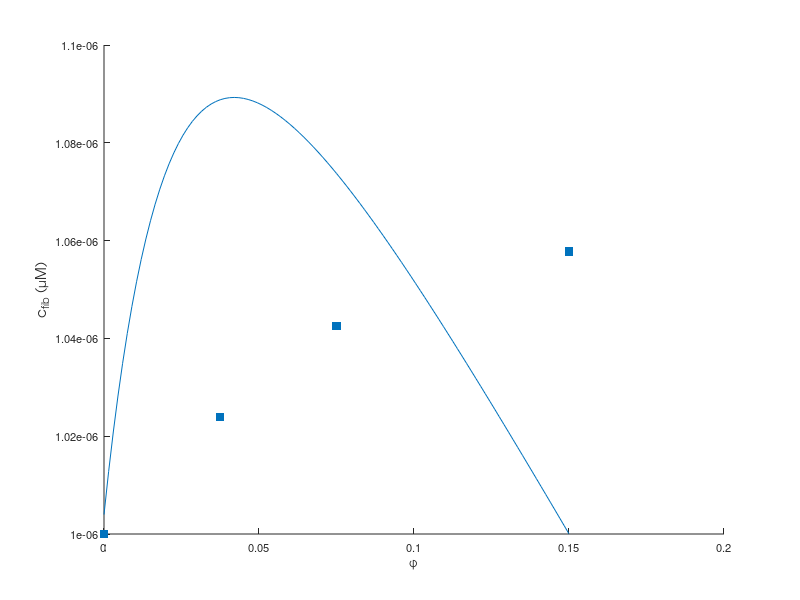
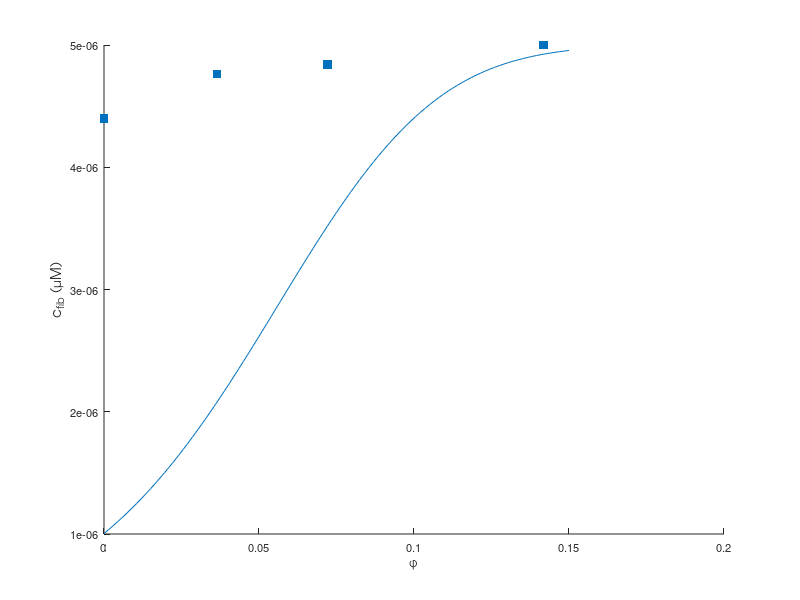
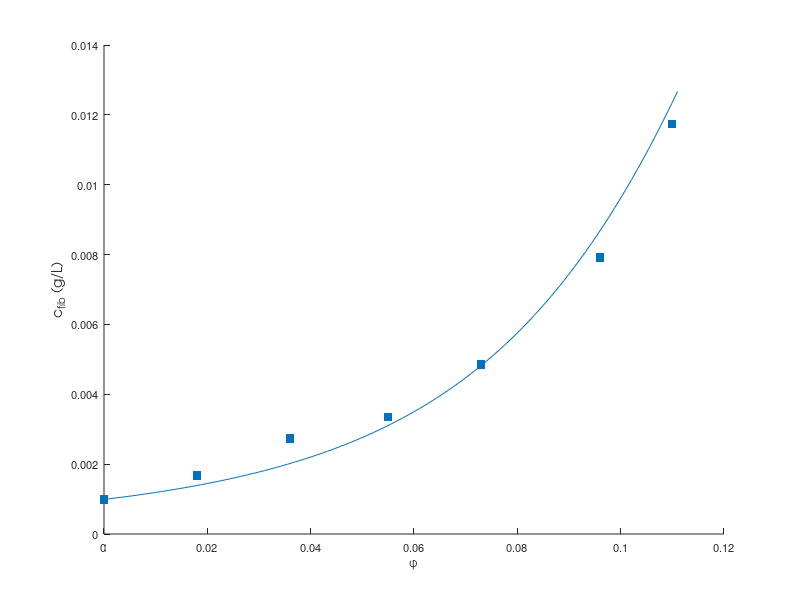

These charts were generated, in order, by the following MATLAB code:
% full theory script
close all
clear all
r=2.5; %protein raidus
%rc=1.35; %crowder radius
rsc=5; %spherocylinder radius
phimax=0.15; %highest volume fraction
l=101;
phi=linspace(0,phimax,l);
dextran=figure;

c0=5*10^-6; %initial concentration

N=100; % max tracked polymer size

c=zeros(l,N);
cfib=zeros(1,l);

a=2.4*10^-2 * 2.15*10^6; %a=2.15*10^6
b=1; %ass and diss rates

alpha=zeros(1,l);
lnalpha=alpha;
lng=alpha;
gamma=alpha;
z=alpha;
gamma(1)=1; alpha(1)=1;

c(1,1) = 2*c0/(1+2*(a/b)*c0 + (1+4*(a/b)*c0)^0.5); % no crowder monomer mass
c(1,2) = (a/b)*c(1,1)^2;
cfib(1)=c0-c(1,1)-c(1,2);


% fit for winter dextran data. FITS VERIFIED BY LEAST SQUARE
for i=2:l
    rc=23.7*phi(i)+1.72;
    R=r/rc;
    Rsc=rsc/rc;
    z(i)=phi(i)/(1-phi(i));
    lng(i)=log(1-phi(i))+(R^3+3*R^2+R)*z(i)+(3*R^3+4.5*R^2)*z(i)^2+3*R^3*z(i)^3;
    lnalpha(i)=(2/3)*(r/rsc)^3*(1.5*(Rsc^2+2*Rsc+1)*z(i)+4.5*(Rsc^2+Rsc)*z(i)^2+4.5*Rsc^2*z(i)^3);
    gamma(i)=exp(lng(i));
    alpha(i)=exp(lnalpha(i));
    lambda=gamma(i)*a/(alpha(i)*b);
    c(i,1)=2*c0/(1+2*lambda*c0 + (1+4*lambda*c0)^0.5);
    c(i,2)=lambda*c(i,1)^2;
    cfib(i)=c0-c(i,1)-c(i,2);
end

data_phi_1=[0;.0375;.075;.15];
data_F_1=[30;36.3;41.2;45.2];

%scale
k=.038*10^-7;
s=30-(1*10^-6)/k;
figure(dextran)
data_F_1=k*(data_F_1-s);
data=scatter(data_phi_1,data_F_1,'s','filled');
hold on
plot(phi,cfib);
tit=title('');
xlab=xlabel('\phi');
ylab=ylabel('c_{fib}');
ylab=ylabel('c_{fib} (\muM)');

set( gca                       , ...
    'FontName'   , 'Helvetica' );
set([tit, xlab, ylab], ...
    'FontName'   , 'AvantGarde');
set([gca]             , ...
    'FontSize'   , 8           );
set([xlab, ylab]  , ...
    'FontSize'   , 10          );
set( tit                    , ...
    'FontSize'   , 12          , ...
    'FontWeight' , 'bold'      );
cfib(2)

%% fit for winter TMAO data
tmao=figure;
r=2.5; %protein raidus
rc=1.06; %crowder radius
rsc=5; %spherocylinder radius

alpha=zeros(1,l);
lnalpha=alpha;
lng=alpha;
gamma=alpha;
z=alpha;
gamma(1)=1; alpha(1)=1;

c(1,1) = 2*c0/(1+2*(a/b)*c0 + (1+4*(a/b)*c0)^0.5); % no crowder monomer mass
c(1,2) = (a/b)*c(1,1)^2;
cfib(1)=c0-c(1,1)-c(1,2);
R=r/rc;
Rsc=rsc/rc;

for i=2:l
    z(i)=phi(i)/(1-phi(i));
    lng(i)=log(1-phi(i))+(R^3+3*R^2+R)*z(i)+(3*R^3+4.5*R^2)*z(i)^2+3*R^3*z(i)^3;
    lnalpha(i)=(2/3)*(r/rsc)^3*(1.5*(Rsc^2+2*Rsc+1)*z(i)+4.5*(Rsc^2+Rsc)*z(i)^2+4.5*Rsc^2*z(i)^3);
    gamma(i)=exp(lng(i));
    alpha(i)=exp(lnalpha(i));
    lambda=gamma(i)*a/(alpha(i)*b);
    c(i,1)=2*c0/(1+2*lambda*c0 + (1+4*lambda*c0)^0.5);
    c(i,2)=lambda*c(i,1)^2;
    cfib(i)=c0-c(i,1)-c(i,2);
end

data_Tphi=[0;0.5*72.7;1*72.1;2*70.9]./1000; % molarity * specific molar volume (rosgen)
data_TF=[29.3;56.7;62.7;74.6];


%scale
k=.132*10^-7;
s=data_TF(1)-(4.4*10^-6)/k;
data_TF=k*(data_TF-s);

figure(tmao)
data=scatter(data_Tphi,data_TF,'s','filled');
hold on
plot(phi,cfib);
tit=title('');
xlab=xlabel('\phi');
ylab=ylabel('c_{fib}');
ylab=ylabel('c_{fib} (\muM)');

set( gca                       , ...
    'FontName'   , 'Helvetica' );
set([tit, xlab, ylab], ...
    'FontName'   , 'AvantGarde');
set([gca]             , ...
    'FontSize'   , 8           );
set([xlab, ylab]  , ...
    'FontSize'   , 10          );
set( tit                    , ...
    'FontSize'   , 12          , ...
    'FontWeight' , 'bold'      );


%% fit for hatters & minton turbidity data ApoC-II
minton=figure;
c0=4.5*10^-2; %from paper
r=2.1; %protein raidus
rc=.95; %crowder radius
rsc=2.4; %spherocylinder radius
phi=linspace(0,0.111,l);

alpha=zeros(1,l);
lnalpha=alpha;
lng=alpha;
gamma=alpha;
z=alpha;
gamma(1)=1; alpha(1)=1;
a=0.5;
b=1; %process limited by nucleation

c(1,1) = 2*c0/(1+2*(a/b)*c0 + (1+4*(a/b)*c0)^0.5); % no crowder monomer mass
c(1,2) = (a/b)*c(1,1)^2;
cfib(1)=c0-c(1,1)-c(1,2);
R=r/rc;
Rsc=rsc/rc;

for i=2:l
    z(i)=phi(i)/(1-phi(i));
    lng(i)=log(1-phi(i))+(R^3+3*R^2+R)*z(i)+(3*R^3+4.5*R^2)*z(i)^2+3*R^3*z(i)^3;
    lnalpha(i)=(2/3)*(r/rsc)^3*(1.5*(Rsc^2+2*Rsc+1)*z(i)+4.5*(Rsc^2+Rsc)*z(i)^2+4.5*Rsc^2*z(i)^3);
    gamma(i)=exp(lng(i));
    alpha(i)=exp(lnalpha(i));
    lambda=gamma(i)*a/(alpha(i)*b);
    c(i,1)=2*c0/(1+2*lambda*c0 + (1+4*lambda*c0)^0.5);
    c(i,2)=lambda*c(i,1)^2;
    cfib(i)=c0-c(i,1)-c(i,2);
end

data_Mphi=[0;0.018;0.036;0.055;0.073;0.096;0.11]; %converted with specific volume from paper
data_MT=[.073;0.0894;0.1151;0.13;0.166;0.24;0.332];


%scale
k=4.15*10^-2;
s=data_MT(1)-(cfib(1))/k;
data_MT=k*(data_MT-s);

figure(minton)
data=scatter(data_Mphi,data_MT,'s','filled');
hold on
plot(phi,cfib);
tit=title('');
xlab=xlabel('\phi');
ylab=ylabel('c_{fib}');
ylab=ylabel('c_{fib} (g/L)');

set( gca                       , ...
    'FontName'   , 'Helvetica' );
set([tit, xlab, ylab], ...
    'FontName'   , 'AvantGarde');
set([gca]             , ...
    'FontSize'   , 8           );
set([xlab, ylab]  , ...
    'FontSize'   , 10          );
set( tit                    , ...
    'FontSize'   , 12          , ...
    'FontWeight' , 'bold'      );


